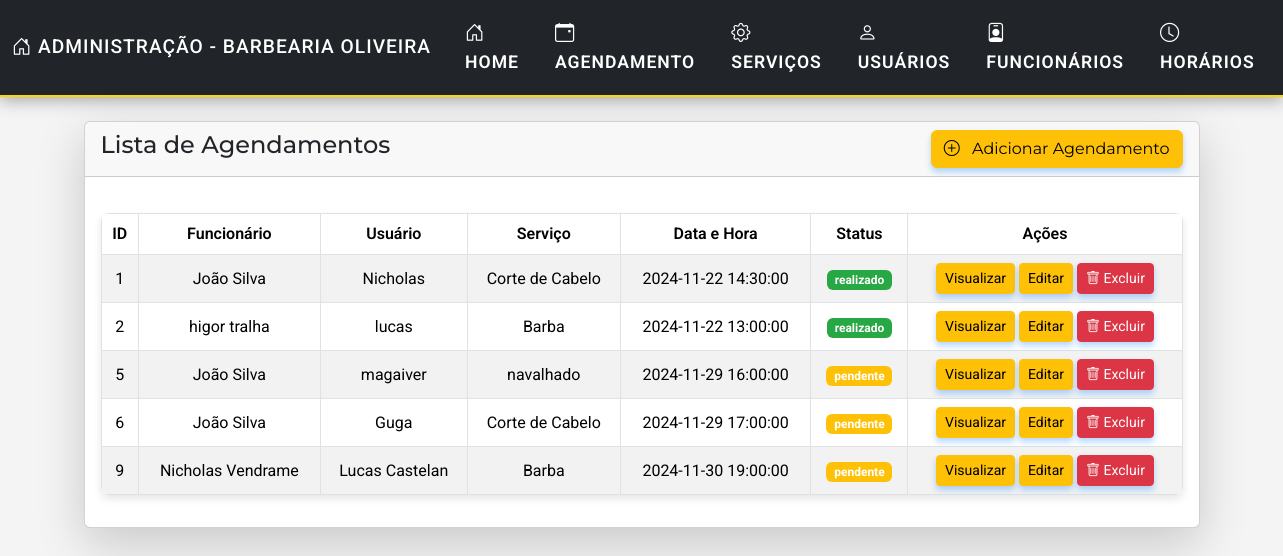
The page /admin/agenda/index-agenda.php on the database its author committed.
### tables this page shows
CREATE TABLE `agenda` (
  `id_agenda` int(11) NOT NULL,
  `id_funcionario` int(11) NOT NULL,
  `id_login` int(11) NOT NULL,
  `id_servico` int(11) NOT NULL,
  `data_hora_agendamento` datetime NOT NULL,
  `status` varchar(50) DEFAULT 'pendente'
);

CREATE TABLE `funcionarios` (
  `id_funcionario` int(11) NOT NULL,
  `id_servico` int(11) DEFAULT NULL,
  `nome` varchar(100) NOT NULL,
  `email` varchar(100) NOT NULL
);

CREATE TABLE `servicos` (
  `id_servico` int(11) NOT NULL,
  `servico` varchar(90) DEFAULT NULL,
  `preco` varchar(20) DEFAULT NULL
);

### admin/agenda/index-agenda.php (the view, shortened to what this page needs)
<?php
include_once(__DIR__ . '/../../conexao.php');
?>
<!doctype html>
<html lang="pt-br">
<head>
    <link href="https://cdn.jsdelivr.net/npm/bootstrap@5.3.3/dist/css/bootstrap.min.css" rel="stylesheet">
</head>
<body>
    <?php include('../navbar.php'); ?>
    <div class="container mt-4">
        <div class="row">
            <div class="col-md-12">
                <div class="card shadow-lg">
                    <div class="card-header d-flex justify-content-between align-items-center">
                        <h4>Lista de Agendamentos</h4>
                        <a href="criar-agenda.php" class="btn btn-warning btn-icon">
                            <i class="bi bi-plus-circle"></i> Adicionar Agendamento
                        </a>
                    </div>
                    <div class="card-body">
                        <table class="table table-bordered table-striped">
                            <thead>
                                <tr>
                                    <th>ID</th>
                                    <th>Funcionário</th>
                                    <th>Usuário</th>
                                    <th>Serviço</th>
                                    <th>Data e Hora</th>
                                    <th>Status</th>
                                    <th>Ações</th>
                                </tr>
                            </thead>
                            <tbody>
                                <?php
                                $sql = 'SELECT a.id_agenda, f.nome as funcionario, l.nome as usuario, s.servico, a.data_hora_agendamento, a.status
                                        FROM agenda a
                                        JOIN funcionarios f ON a.id_funcionario = f.id_funcionario
                                        JOIN login l ON a.id_login = l.id_login
                                        JOIN servicos s ON a.id_servico = s.id_servico';
                                $agendamentos = mysqli_query($connection, $sql);
                                if (mysqli_num_rows($agendamentos) > 0) {
                                    foreach ($agendamentos as $agendamento) {
                                ?>
                                        <tr>
                                            <td><?= $agendamento['id_agenda'] ?></td>
                                            <td><?= $agendamento['funcionario'] ?></td>
                                            <td><?= $agendamento['usuario'] ?></td>
                                            <td><?= $agendamento['servico'] ?></td>
                                            <td><?= $agendamento['data_hora_agendamento'] ?></td>
                                            <td>
                                                <?php
                                                if ($agendamento['status'] == 'pendente') {
                                                    echo '<span class="badge badge-warning">pendente</span>';
                                                } else {
                                                    echo '<span class="badge badge-success">realizado</span>';
                                                }
                                                ?>
                                            </td>
                                            <td>
                                                <a href="view-agenda.php?id_agenda=<?= urlencode($agendamento['id_agenda']); ?>" class="btn btn-warning btn-sm">Visualizar</a>
                                                <a href="editar-agenda.php?id_agenda=<?= urlencode($agendamento['id_agenda']); ?>" class="btn btn-warning btn-sm">Editar</a>
                                                <form action="acoes-agenda.php" method="post" class="d-inline">
                                                    <button onclick="return confirm('Tem certeza que deseja excluir?')" type="submit" name="delete_agenda" value="<?= $agendamento['id_agenda'] ?>" class="btn btn-danger btn-sm">
                                                        <i class="bi bi-trash"></i> Excluir
                                                    </button>
                                                </form>
                                            </td>
                                        </tr>
                                <?php
                                    }
                                } else {
                                    echo "<tr><td colspan='7' class='text-center'>Nenhum agendamento encontrado</td></tr>";
                                }
                                ?>
                            </tbody>
                        </table>
</body>
</html>

### admin/navbar.php (shortened to what this page needs)
<!DOCTYPE html>
<html lang="pt-br">
<head>
  <link href="https://cdn.jsdelivr.net/npm/bootstrap@5.3.3/dist/css/bootstrap.min.css" rel="stylesheet">
  <link href="https://cdn.jsdelivr.net/npm/bootstrap-icons/font/bootstrap-icons.css" rel="stylesheet">
</head>
<body>
  <nav class="navbar navbar-expand-lg navbar-dark bg-dark">
    <div class="container-fluid">
      <a class="navbar-brand" href="#">
        <i class="bi bi-house-door"></i> Administração - Barbearia Oliveira
      </a>
      <div class="collapse navbar-collapse" id="navbarNav">
        <ul class="navbar-nav ms-auto">
          <li class="nav-item">
            <a class="nav-link" href="/BarbeariaOliveira/admin/admin-home.php">
              <i class="bi bi-house-door"></i> Home
            </a>
          </li>
          <li class="nav-item">
            <a class="nav-link" href="/BarbeariaOliveira/admin/agenda/index-agenda.php">
              <i class="bi bi-calendar-event"></i> Agendamento
            </a>
          </li>
          <li class="nav-item">
            <a class="nav-link " href="/BarbeariaOliveira/admin/servicos/index-servicos.php">
              <i class="bi bi-gear"></i> Serviços
            </a>
          </li>
          <li class="nav-item">
            <a class="nav-link" href="/BarbeariaOliveira/admin/usuarios/index.php">
              <i class="bi bi-person"></i> Usuários
            </a>
          </li>
          <li class="nav-item">
            <a class="nav-link" href="/BarbeariaOliveira/admin/funcionarios/index-funcionarios.php">
              <i class="bi bi-person-badge"></i> Funcionários
            </a>
          </li>
          <li class="nav-item">
            <a class="nav-link" href="/BarbeariaOliveira/admin/horarios/index-horarios.php">
              <i class="bi bi-clock"></i> Horários
            </a>
          </li>
        </ul>
      </div>
    </div>
  </nav>
</body>
</html>

### admin/agenda/index-agenda.php (style rules this page uses)
body { font-family: 'Roboto', sans-serif; background-color: #f7f8fb; margin: 0; padding: 0; color: #333; }
.navbar { background-color: #007bff; padding: 12px 20px; box-shadow: 0 2px 4px rgba(0, 0, 0, 0.1); }
.navbar a { color: #fff; font-size: 1.2rem; font-weight: 500; text-transform: uppercase; letter-spacing: 1px; }
.card-header { background-color: #007bff; color: #fff; font-family: 'Montserrat', sans-serif; font-size: 1.8rem; font-weight: 600; padding: 25px 30px; border-radius: 8px 8px 0 0; transition: transform 0.3s ease; }
.card-body { padding: 30px; background-color: #fff; border-radius: 0 0 8px 8px; }
.btn-primary, .btn-warning, .btn-danger { font-size: 1.1rem; font-weight: 600; padding: 12px 25px; border-radius: 30px; transition: all 0.3s ease; box-shadow: 0 4px 6px rgba(0, 123, 255, 0.3); }
.btn-warning { background-color: #ff9800; border-color: #ff9800; }
.btn-danger { background-color: #e53935; border-color: #e53935; }
.btn-sm { font-size: 0.9rem; padding: 8px 20px; }
.btn-icon { display: flex; align-items: center; justify-content: center; }
.btn-icon i { margin-right: 8px; }
.table { margin-top: 20px; border-collapse: collapse; width: 100%; border-radius: 8px; overflow: hidden; box-shadow: 0 4px 8px rgba(0, 0, 0, 0.1); }
.table th, .table td { padding: 15px; text-align: center; font-size: 1rem; vertical-align: middle; border-top: 1px solid #ddd; }
.table th { background-color: #007bff; color: #fff; font-weight: 600; }
.table-striped tbody tr:nth-child(odd) { background-color: #f9f9f9; }
.table-striped tbody tr:nth-child(even) { background-color: #ffffff; }
.badge { font-size: 0.9rem; font-weight: 500; padding: 6px 12px; border-radius: 20px; }
.badge-success { background-color: #28a745; color: white; }
.badge-warning { background-color: #ffc107; color: white; }

### admin/navbar.php (style rules this page uses)
body { font-family: 'Roboto', sans-serif; margin: 0; padding: 0; background-color: #f4f4f4; }
.navbar { background: #333; border-bottom: 2px solid #ffd700; box-shadow: 0 4px 15px rgba(0, 0, 0, 0.3); transition: all 0.3s ease-in-out; }
.navbar-brand { font-weight: bold; color: #ffd700; font-size: 1.7rem; text-transform: uppercase; letter-spacing: 2px; transition: color 0.3s ease-in-out; }
.navbar-nav .nav-link { color: #fff !important; font-weight: 600; font-size: 1.1rem; text-transform: uppercase; letter-spacing: 1px; padding: 12px 20px; position: relative; transition: all 0.3s ease; }
.nav-item i { margin-right: 8px; font-size: 1.2rem; transition: transform 0.3s ease-in-out; }
.navbar-nav .nav-item { margin-left: 10px; margin-right: 10px; }

### rows shown on the page
agenda: id_agenda "1", id_funcionario.nome "João Silva", id_login.nome "Nicholas", id_servico.servico "Corte de Cabelo", data_hora_agendamento "2024-11-22 14:30:00", status "realizado"
agenda: id_agenda "2", id_funcionario.nome "higor tralha", id_login.nome "lucas", id_servico.servico "Barba", data_hora_agendamento "2024-11-22 13:00:00", status "realizado"
agenda: id_agenda "5", id_funcionario.nome "João Silva", id_login.nome "magaiver", id_servico.servico "navalhado", data_hora_agendamento "2024-11-29 16:00:00", status "pendente"
agenda: id_agenda "6", id_funcionario.nome "João Silva", id_login.nome "Guga", id_servico.servico "Corte de Cabelo", data_hora_agendamento "2024-11-29 17:00:00", status "pendente"
agenda: id_agenda "9", id_funcionario.nome "Nicholas Vendrame", id_login.nome "Lucas Castelan", id_servico.servico "Barba", data_hora_agendamento "2024-11-30 19:00:00", status "pendente"
